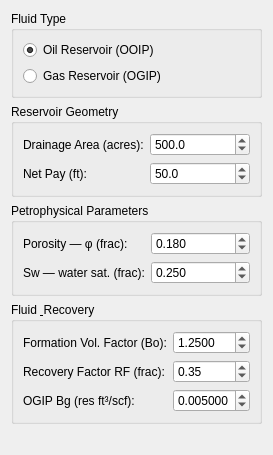
           <widget class="QWidget" name="scrollVolContents">
            <layout class="QVBoxLayout"><property name="spacing"><number>6</number></property>
             <item>
              <widget class="QGroupBox"><property name="title"><string>Fluid Type</string></property>
               <layout class="QVBoxLayout">
                <item><widget class="QRadioButton" name="radioOil"><property name="text"><string>Oil Reservoir (OOIP)</string></property><property name="checked"><bool>true</bool></property></widget></item>
                <item><widget class="QRadioButton" name="radioGas"><property name="text"><string>Gas Reservoir (OGIP)</string></property></widget></item>
               </layout>
              </widget>
             </item>
             <item>
              <widget class="QGroupBox"><property name="title"><string>Reservoir Geometry</string></property>
               <layout class="QFormLayout">
                <item row="0" column="0"><widget class="QLabel"><property name="text"><string>Drainage Area (acres):</string></property></widget></item>
                <item row="0" column="1"><widget class="QDoubleSpinBox" name="spinVolArea"><property name="decimals"><number>1</number></property><property name="minimum"><double>0.1</double></property><property name="maximum"><double>100000.0</double></property><property name="value"><double>500.0</double></property></widget></item>
                <item row="1" column="0"><widget class="QLabel"><property name="text"><string>Net Pay (ft):</string></property></widget></item>
                <item row="1" column="1"><widget class="QDoubleSpinBox" name="spinVolNP"><property name="decimals"><number>1</number></property><property name="minimum"><double>0.0</double></property><property name="maximum"><double>5000.0</double></property><property name="value"><double>50.0</double></property></widget></item>
               </layout>
              </widget>
             </item>
             <item>
              <widget class="QGroupBox"><property name="title"><string>Petrophysical Parameters</string></property>
               <layout class="QFormLayout">
                <item row="0" column="0"><widget class="QLabel"><property name="text"><string>Porosity — φ (frac):</string></property></widget></item>
                <item row="0" column="1"><widget class="QDoubleSpinBox" name="spinVolPhi"><property name="decimals"><number>3</number></property><property name="minimum"><double>0.001</double></property><property name="maximum"><double>0.5</double></property><property name="value"><double>0.180</double></property></widget></item>
                <item row="1" column="0"><widget class="QLabel"><property name="text"><string>Sw — water sat. (frac):</string></property></widget></item>
                <item row="1" column="1"><widget class="QDoubleSpinBox" name="spinVolSw"><property name="decimals"><number>3</number></property><property name="minimum"><double>0.0</double></property><property name="maximum"><double>1.0</double></property><property name="value"><double>0.250</double></property></widget></item>
               </layout>
              </widget>
             </item>
             <item>
              <widget class="QGroupBox"><property name="title"><string>Fluid &amp; Recovery</string></property>
               <layout class="QFormLayout">
                <item row="0" column="0"><widget class="QLabel"><property name="text"><string>Formation Vol. Factor (Bo):</string></property></widget></item>
                <item row="0" column="1"><widget class="QDoubleSpinBox" name="spinVolBo"><property name="decimals"><number>4</number></property><property name="minimum"><double>0.1</double></property><property name="maximum"><double>5.0</double></property><property name="value"><double>1.250</double></property></widget></item>
                <item row="1" column="0"><widget class="QLabel"><property name="text"><string>Recovery Factor RF (frac):</string></property></widget></item>
                <item row="1" column="1"><widget class="QDoubleSpinBox" name="spinVolRF"><property name="decimals"><number>2</number></property><property name="minimum"><double>0.0</double></property><property name="maximum"><double>1.0</double></property><property name="value"><double>0.35</double></property></widget></item>
                <item row="2" column="0"><widget class="QLabel"><property name="text"><string>OGIP Bg (res ft³/scf):</string></property></widget></item>
                <item row="2" column="1"><widget class="QDoubleSpinBox" name="spinVolBg"><property name="decimals"><number>6</number></property><property name="minimum"><double>0.000001</double></property><property name="maximum"><double>1.0</double></property><property name="value"><double>0.005</double></property></widget></item>
               </layout>
              </widget>
             </item>
             <item><spacer><property name="orientation"><enum>Qt::Vertical</enum></property><property name="sizeHint" stdset="0"><size><width>20</width><height>20</height></size></property></spacer></item>
            </layout>
           </widget>
